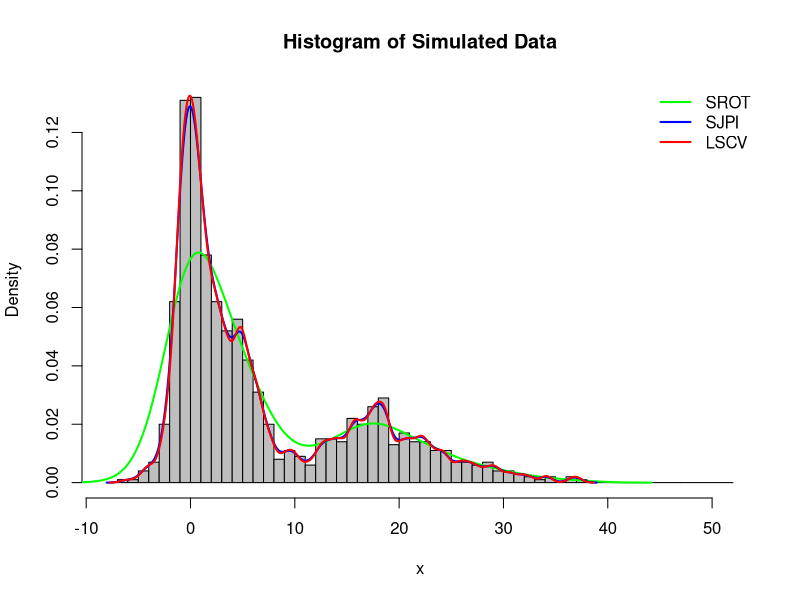

This chart was generated by the following R code:
## ---- chunk 1
library(magrittr)
library(dplyr)
library(tidyverse)
## ---- chunk 2
set.seed(0423)
n <- 1000
probs <- runif(n)
x <- rnorm(n = 1000, mean = 3, sd = 3)
x[probs < 0.3] <- rnorm(sum(probs<0.3), mean=0, sd=1)
x[probs > 0.7] <- rchisq(sum(probs>0.7), df=20)
## ---- chunk 3
## Q2.a - Calculate summary statistics and construct histogram
summary(x)

## ---- chunk 4
## Q2.b - Compute kernel density estimate,
# using gaussian kernel, different bandwidth selectors
hist(x, breaks = seq(-8, 52, 1), col = "grey", freq = FALSE,
     main = "Histogram of Simulated Data", xlab = "x")
kde.srot <- density(x, bw = "nrd")     
kde.sjpi <- density(x, bw = "sj-ste")  
kde.ucv <- density(x, bw = "ucv")

# Add kdes to histogram
lines(kde.srot, col = "green", lwd = 2)
lines(kde.sjpi, col = "blue", lwd = 2)
lines(kde.ucv, col = "red", lwd = 2)
legend("topright",
       legend = c("SROT", "SJPI", "LSCV"),
       col = c("green", "blue", "red"),
       bty = "n", lty = 1, lwd = 2)
## ---- chunk 5
f <- function(x) {
   0.3*dnorm(x,0,1)+0.4*dnorm(x,3,3)+0.3*dchisq(x,20)
}
## ---- chunk 6
# Turn computed kdes into functions by interpolation
kde.srot.f <- approxfun(kde.srot$x, kde.srot$y)
kde.sjpi.f <- approxfun(kde.sjpi$x, kde.sjpi$y)
kde.ucv.f <- approxfun(kde.ucv$x, kde.ucv$y)
## ---- chunk 7
# Compare kdes to true density at at x = 10, 20, 30
testdata <- c(10, 20, 30)
f(testdata)
kde.srot.f(testdata)
kde.sjpi.f(testdata)
kde.ucv.f(testdata)
## ---- chunk 8
# True cdf of the mixture distribution
F <- function(x) {
   0.3*pnorm(x,0,1)+0.4*pnorm(x,3,3)+0.3*pchisq(x,20)
}

# Compare estimated cdf and true cdf for x in (0,10)
F(10)-F(0)
integrate(kde.srot.f, lower = 0, upper = 10)
integrate(kde.sjpi.f, lower = 0, upper = 10)
integrate(kde.ucv.f, lower = 0, upper = 10)
